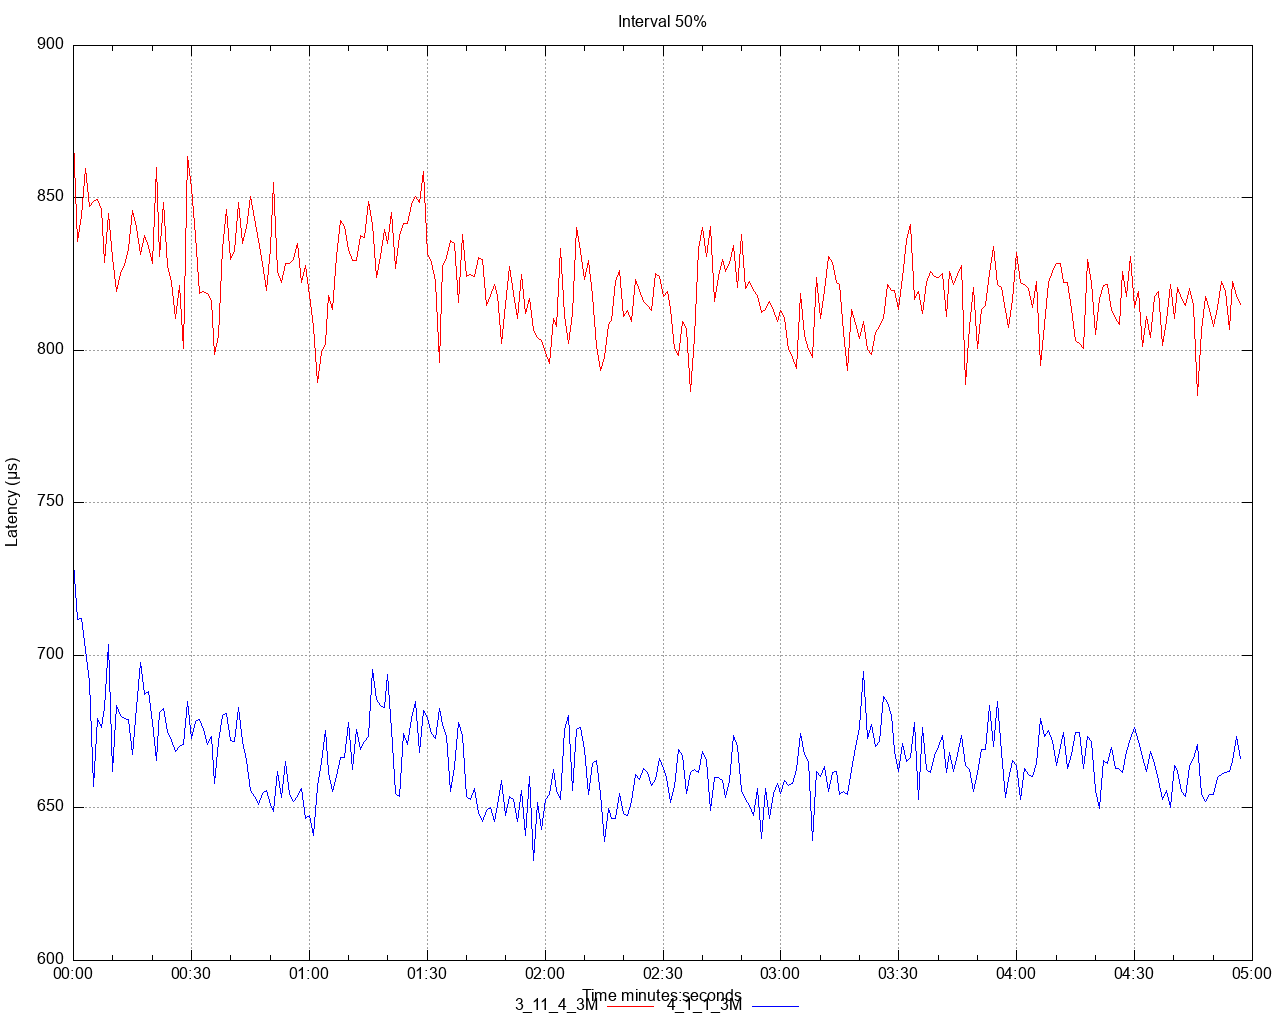

The gnuplot source for this figure:
set title 'Interval 50%' noenhanced
set style data lines
set datafile separator ","
set terminal png size 1280,1024
set grid
set key below
set xdata time
set timefmt "%s"
offset = 0
t0(x)=(offset=($0==0) ? x : offset, x - offset)
set xlabel 'Time minutes:seconds'
set ylabel 'Latency (μs)'
set output '/Users/ahmet.mircik/simulator/tests/report_share/latency/latency_interval_50_set.png'
plot \
   '/Users/ahmet.mircik/simulator/tests/report_share/data/latency_interval_50_set_1.data' using (t0(timecolumn(1))):2 title "3_11_4_3M" noenhanced lt rgb "red", \
   '/Users/ahmet.mircik/simulator/tests/report_share/data/latency_interval_50_set_2.data' using (t0(timecolumn(1))):2 title "4_1_1_3M_fixed_io" noenhanced lt rgb "blue", \
